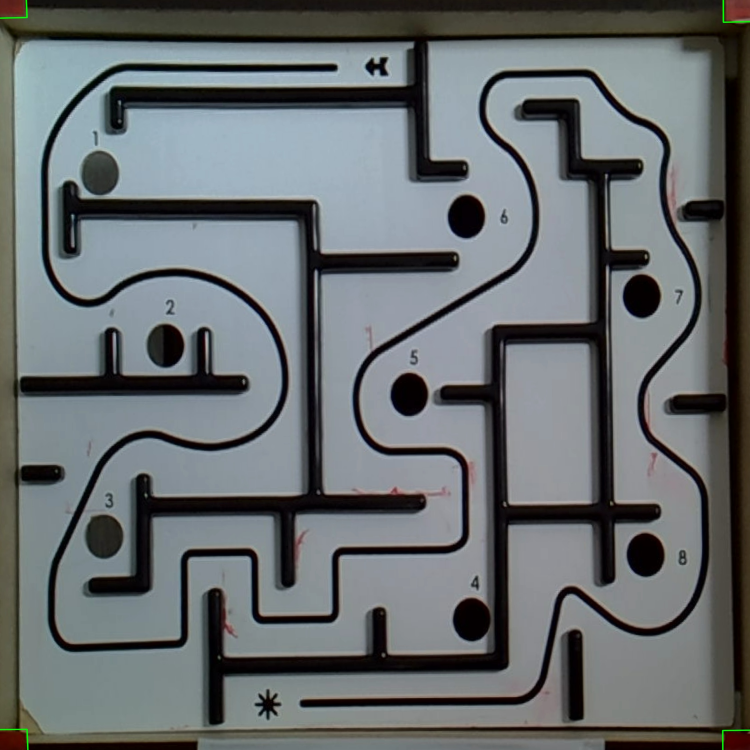
#> input picture Maze_image.jpg, 2250 x 2250 px, given in place of the camera (shown at 1/3 size)
$ python ball_tracking.py
#> lines starting #> are read from the running program, lines starting #| are printed output that depends on the picture; after the words box and inside, x2 and y2 are one past the last pixel; in counts of white or black regions, pixels touching at a corner belong together; long printed decimals are rounded
# USAGE
# python ball_tracking.py --video ball_tracking_example.mp4
# python ball_tracking.py

# import the necessary packages
from collections import deque
import imutils
from imutils.video import VideoStream
import numpy as np
import argparse
import cv2
import time
from pyfirmata import Arduino

board  = Arduino("/dev/cu.usbmodem101")  #Need to change to Arduino port


# construct the argument parse and parse the arguments
ap = argparse.ArgumentParser()

ap.add_argument("-b", "--buffer", type=int, default=64,
	help="max buffer size")
args = vars(ap.parse_args())

# define the lower and upper boundaries of the "green"
# ball in the HSV color space, then initialize the
# list of tracked points
greenLower = (29, 86, 6)
greenUpper = (64, 255, 255)


# if a video path was not supplied, grab the reference
# to the webcam
vs = VideoStream(src=0).start()

# otherwise, grab a reference to the video file


# allow the camera or video file to warm up
# time.sleep(2.0)

# keep looping
while True:
	# grab the current frame
	frame = vs.read()
#> frame is the input picture: shape (2250, 2250, 3); mean B, G, R 111.2, 109.3, 104.2

	# handle the frame from VideoCapture or VideoStream
	frame = frame[1] if args.get("video", False) else frame


	# resize the frame, blur it, and convert it to the HSV
	# color space
	frame = imutils.resize(frame, width=600)
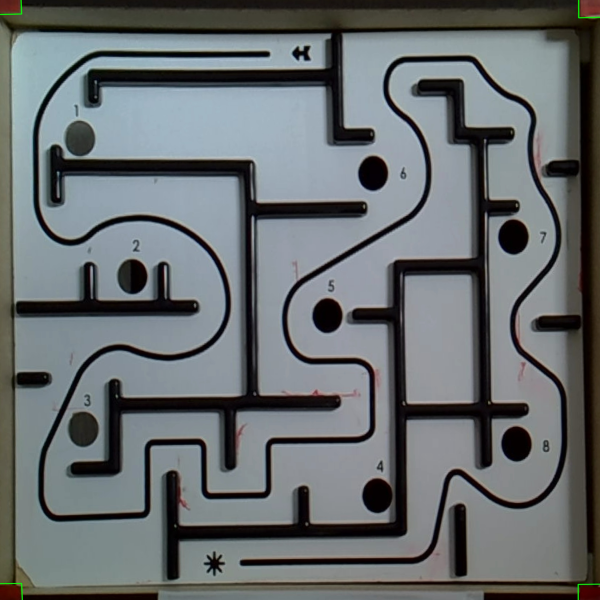
#> frame: shape (600, 600, 3); mean B, G, R 111.2, 109.3, 104.2
	blurred = cv2.GaussianBlur(frame, (11, 11), 0)
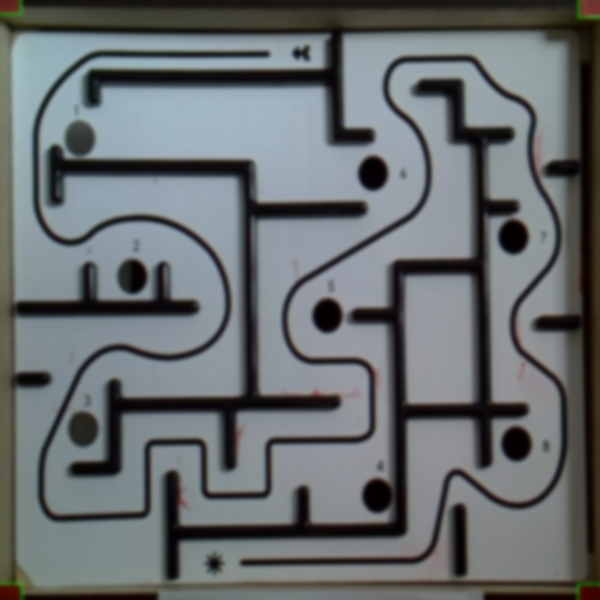
#> blurred: shape (600, 600, 3); mean B, G, R 111.2, 109.3, 104.2
	hsv = cv2.cvtColor(blurred, cv2.COLOR_BGR2HSV)
#> hsv: shape (600, 600, 3); mean H, S, V 84.4, 40.4, 114.6

	# construct a mask for the color "green", then perform
	# a series of dilations and erosions to remove any small
	# blobs left in the mask
	mask = cv2.inRange(hsv, greenLower, greenUpper)
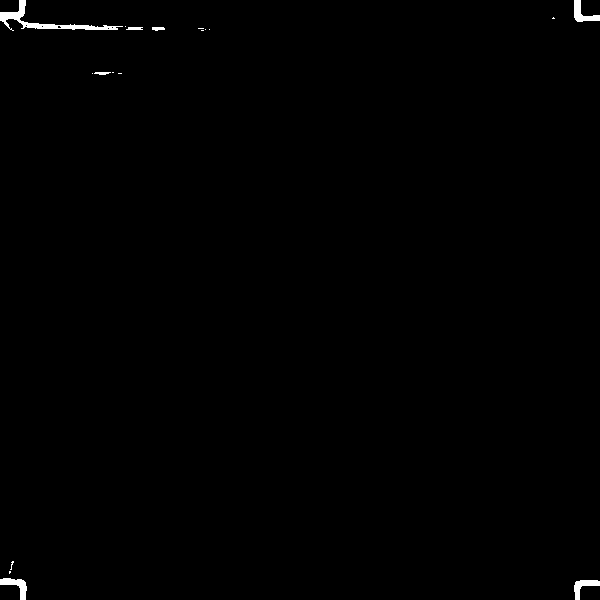
#> mask: shape (600, 600); 0.45% white; 18 white regions (11 under 20 px), largest, box (x1, y1, x2, y2) and area: (0, 0, 123, 31) 727, (0, 578, 27, 600) 255, (574, 0, 600, 22) 254
	mask = cv2.erode(mask, None, iterations=2)
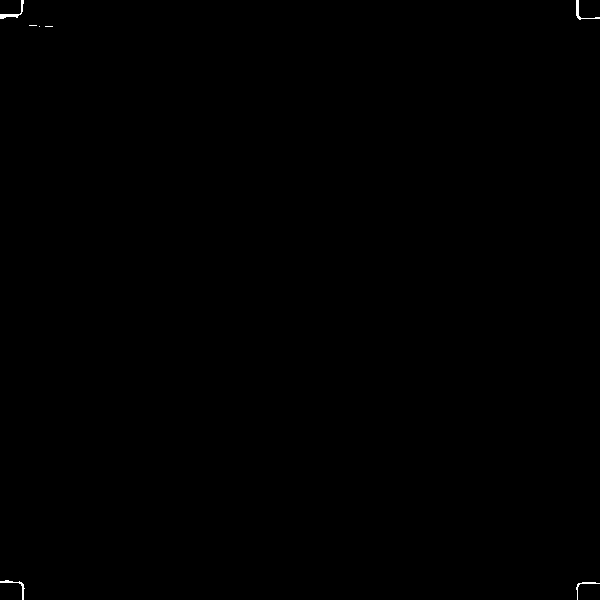
#> mask: shape (600, 600); 0.09% white in thin lines or dots
	mask = cv2.dilate(mask, None, iterations=2)
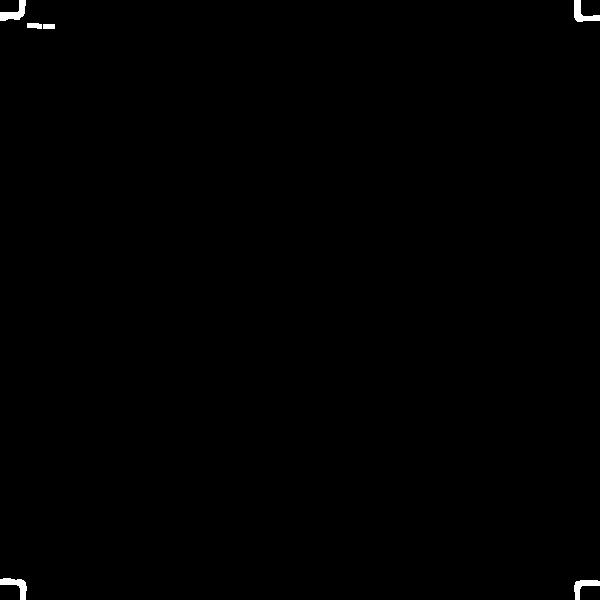
#> mask: shape (600, 600); 0.31% white; 6 white regions

	# find contours in the mask and initialize the current
	# (x, y) center of the ball
	cnts = cv2.findContours(mask.copy(), cv2.RETR_EXTERNAL,
		cv2.CHAIN_APPROX_SIMPLE)
#> cnts = 6 contours; box (x1, y1, x2, y2) and area: (0, 0, 26, 21) 219, (0, 578, 27, 600) 212, (574, 0, 600, 22) 210, (574, 580, 600, 600) 182, (27, 23, 42, 29) 58, (43, 24, 55, 29) 44
	cnts = imutils.grab_contours(cnts)
	center = None


	# only proceed if at least one contour was found
	if len(cnts) > 0:
		# find the largest contour in the mask, then use
		# it to compute the minimum enclosing circle and
		# centroid
		c = max(cnts, key=cv2.contourArea)
#> c = contour of 21 points, box (x1, y1, x2, y2) (0, 0, 26, 21), area 219
		((x, y), radius) = cv2.minEnclosingCircle(c)
#> x = 12.5; y = 10; radius = 16.01
		M = cv2.moments(c)
#> M = moments, m00 219, centre m10/m00, m01/m00 = (14.05, 12.44)
		center = (int(M["m10"] / M["m00"]), int(M["m01"] / M["m00"]))
#> center = (14, 12)


		# only proceed if the radius meets a minimum size
		if radius > 10:
			# draw the circle and centroid on the frame,
			# then update the list of tracked points
			cv2.circle(frame, (int(x), int(y)), int(radius),
				(0, 255, 255), 2)
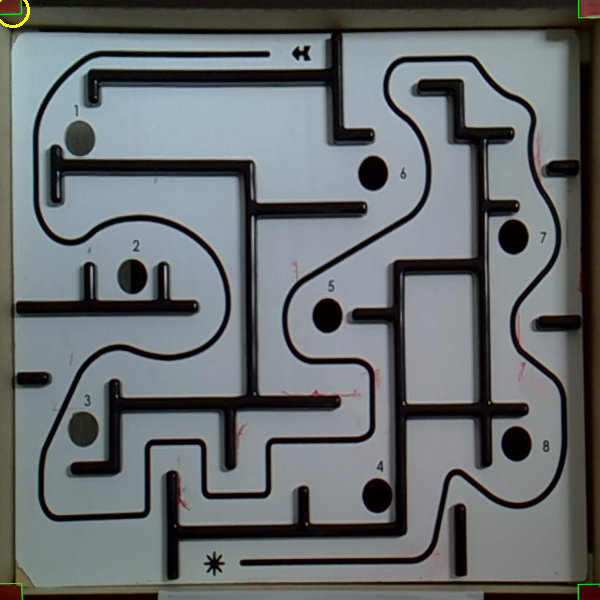
#> frame: shape (600, 600, 3); 0.04% of pixels changed, all inside (x1, y1, x2, y2) = (0, 0, 30, 28)
			cv2.circle(frame, center, 5, (0, 0, 255), -1)
#> frame: shape (600, 600, 3); 0.02% of pixels changed, all inside (x1, y1, x2, y2) = (9, 7, 20, 18)
			#  Need to connect arduino to this.
			board.digital[2].write(1)


	else:
		radius = 0
		board.digital[2].write(0)

	if radius < 5:
		[print("No ball is detected")]
	else:
		print(radius)
#| 16.008


	# show the frame to our screen
	cv2.imshow("Frame", frame)
	key = cv2.waitKey(1) & 0xFF
#> (key q is pressed here)


	# if the 'q' key is pressed, stop the loop
	if key == ord("q"):
		break


# if we are not using a video file, stop the camera video stream
if not args.get("video", False):
	vs.stop()

# otherwise, release the camera
else:
	vs.release()

# close all windows
cv2.destroyAllWindows()
